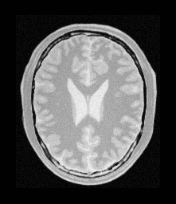
#> input picture images/img_org_translated_img.PNG, 176 x 204 px, found by its file name
$ python spectre_amplitude_tran.py
#> lines starting #> are read from the running program, lines starting #| are printed output that depends on the picture
import matplotlib.pyplot as plt
from PIL import Image
import numpy as np
from scipy.ndimage import affine_transform
import matplotlib.gridspec as gridspec

# === Paramètres ===
image_path = "images/img_org_translated_img.PNG"  # Remplace avec ton image réelle
x_translation = 20
y_translation = 15
alpha_deg = 0
lambda_scale = 1
shift = (x_translation, y_translation)
alpha = np.deg2rad(alpha_deg)

# === Charger image ===
image_I = Image.open(image_path).convert("L")
image_np = np.array(image_I)

# === Matrice de transformation (affine) ===
# 1. Mise à l’échelle
S = np.array([
    [1/lambda_scale, 0],
    [0, 1/lambda_scale]
])

# 2. Rotation
R = np.array([
    [np.cos(alpha), -np.sin(alpha)],
    [np.sin(alpha),  np.cos(alpha)]
])

# 3. Matrice finale A = S @ R
A = S @ R

# 4. Translation compensée pour centrage
center = np.array(image_np.shape[::-1]) / 2
#> center = [88, 102]
offset = center - A @ center + [x_translation, y_translation]
#> offset = [20, 15]

# === Appliquer la transformation ===
image_J_np = affine_transform(image_np, A, offset=offset, order=1)
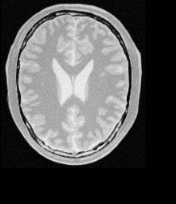
#> image_J_np: shape (204, 176); min 0, max 247, mean 85.7

# === Affichage ===
fig = plt.figure(figsize=(10, 5))
gs = gridspec.GridSpec(1, 2)

# Image I
ax1 = plt.subplot(gs[0, 0])
ax1.imshow(image_np, cmap='gray')
ax1.set_title("Image de référence (I)")
ax1.axis('off')

# Image J
ax2 = plt.subplot(gs[0, 1])
ax2.imshow(image_J_np, cmap='gray')
ax2.set_title(f"Image transformée (J)\nShift {shift}, α={alpha_deg}°, λ={lambda_scale}")
ax2.axis('off')

plt.tight_layout()
plt.show()
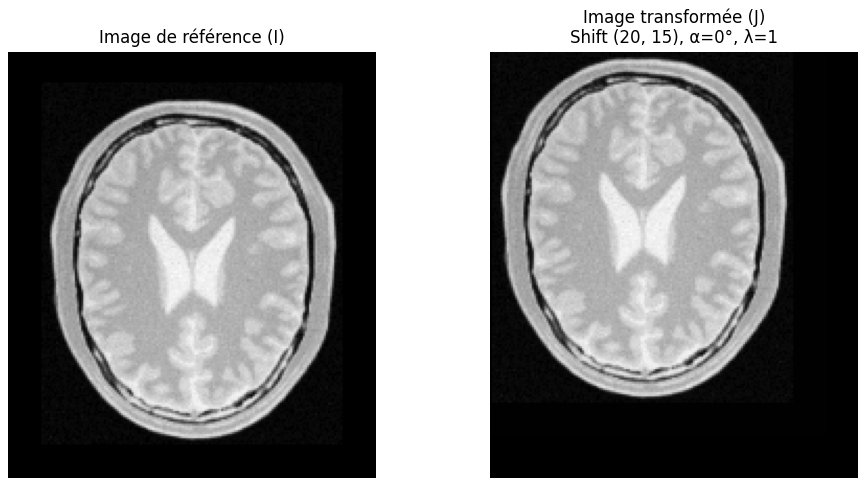
#> figure drawn by matplotlib, 2 panels

$ run again, with images/(10,15)_30_1.2.png copied over images/img_org_translated_img.PNG
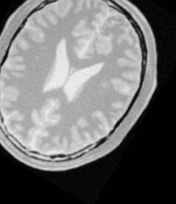
#> input picture images/(10,15)_30_1.2.png, 176 x 204 px, found by its file name
#> image_I is the input picture: PIL image 176x204 L; min 0, max 244, mean 112.5
#> `image_J_np = affine_transform(image_np, A, offset=offset, order=1)`:
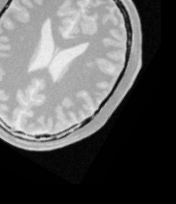
#> image_J_np: shape (204, 176); min 0, max 244, mean 92.2
#> `plt.show()`:
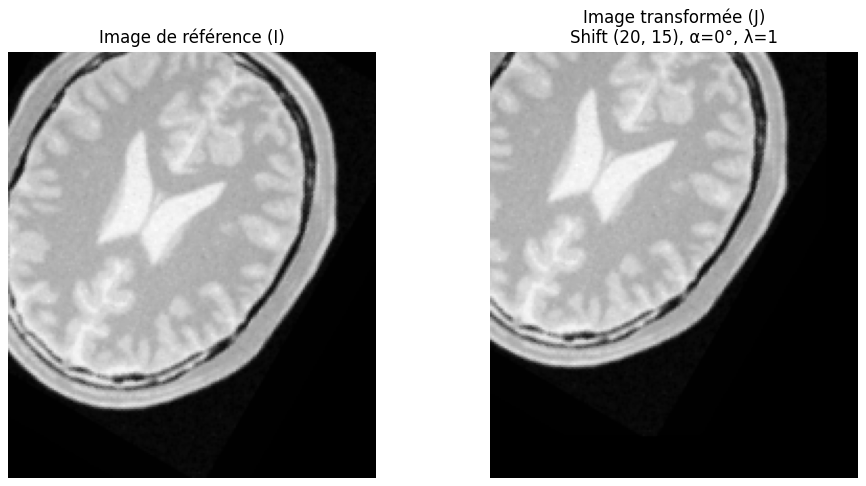
#> figure drawn by matplotlib, 2 panels
